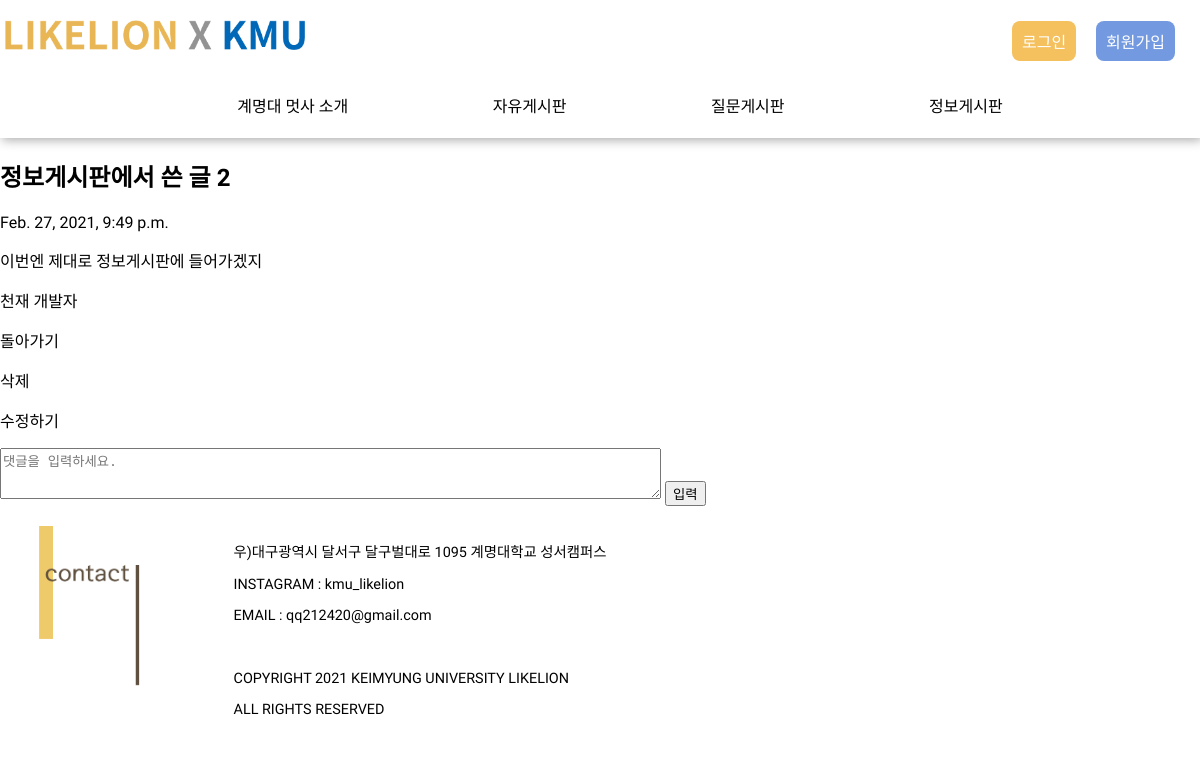
Page /info/1 on the earlier database version.
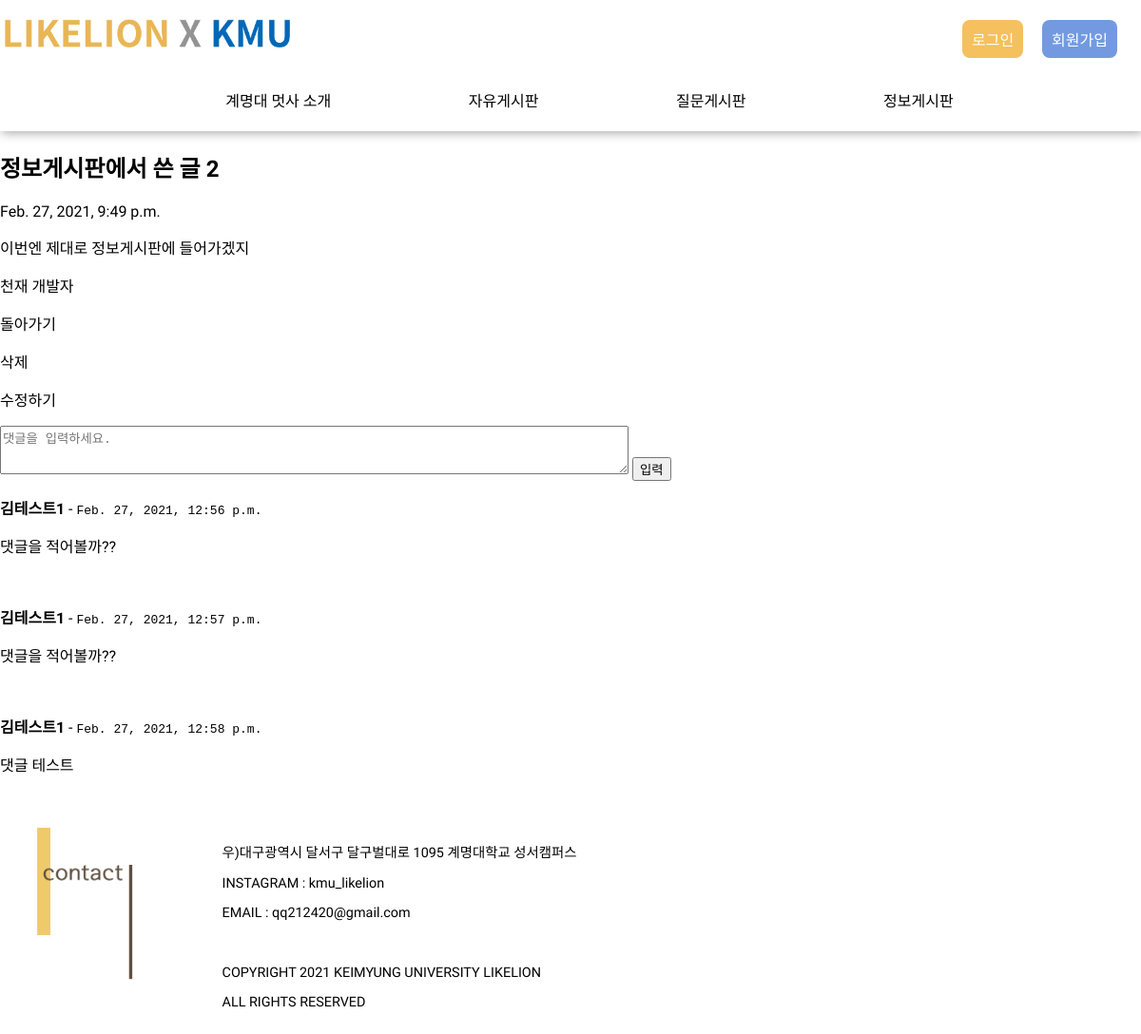
Same page on the later database version.
### crud/models.py (models this page shows, shortened)
class Info(models.Model):
    title = models.CharField(max_length=200)
    name = models.CharField(max_length=50 , null=True )
    pub_date = models.DateTimeField('date published')
    body = models.TextField()

class InfoComment(models.Model):
    info_id = models.ForeignKey(Info, related_name="info", on_delete=models.CASCADE, db_column="info_id")
    name = models.CharField(max_length=50)
    pub_date = models.DateTimeField('date published')
    body = models.TextField(null=False, blank=False)

### crud/views.py (the view)
# urls.py: path('info/<int:info_id>', views.infoDetail, name="infoDetail"),
def infoDetail(request, info_id):
    info_detail = get_object_or_404(Info, pk=info_id)
    try:
        comments = InfoComment.objects.filter(info_id=info_id)
        try:
            comments = comments.objects.all()
        except AttributeError: # 댓글이 하나밖에 없을때 예외 처리
            pass
    except InfoComment.DoesNotExist: # 댓글이 존재하지 않을때 예외 처리
        comments = None
    content = {
        'info' : info_detail,
        'comments' : comments,
    }
    return render(request, 'infoDetail.html' , content)

### crud/templates/infoDetail.html (shortened to what this page needs)
{% extends 'base.html' %}
{% load static %}
{% block content %}
    <div class="containter">
        <h2>{{ info.title }}</h2>
        <p>{{ info.pub_date }}</p>
        <p>{{ info.body }}</p>
        <p>{{ info.name }}</p>
        <a href="{% url 'infoList' %}">돌아가기</a>
        <div class="freeDelete">
            <p><a href = "{% url 'infoDelete' info.id %}">삭제</a></p>
        </div>
        <div class="freeEdit">
            <p><a href = "{% url 'infoEdit' info.id %}">수정하기</a></p>
        </div>
    </div>
    <div class="container">
        <form method="POST" action="{% url 'infoComment' %}">
            <textarea name="body" placeholder="댓글을 입력하세요." rows="3" cols="80"></textarea>
            <input type="submit" value="입력">
        </form>
        {% for comment in comments %}
            <p><b>{{ comment.name }}</b> - <tt>{{ comment.pub_date }}</tt></p>
            <p>{{ comment.body }}</p><br>
        {% endfor %}
    </div>
{% endblock %}

### LL_community/templates/base.html (shortened to what this page needs)
{% load static %}
<!DOCTYPE html>
<html lang="en">
<head>
    <link rel="stylesheet" href="{% static 'css/base.css' %}">
</head>
<body>
    <div class="allNav">
        <header>
            <div class="topHeader">
                <a href="{% url 'index' %}"><img src="{% static 'img/LLlogo.png' %}" style="width: 300px;"
                        id="logo"></a>
                <ul>
                    {% if request.session.name %}
                    <li id="login"><a href="{% url 'login:logout' %}">로그아웃</a></li>
                    {% else %}
                    <li id="login"><a href="{% url 'login:login' %}">로그인</a></li>
                    <li id="signup"><a href="{% url 'login:signup' %}">회원가입</a></li>
                    {% endif %}
                </ul>
            </div>
        </header>
        <nav>
            <div class="bottomHeader">
                <ul>
                    <li><a href="http://kelmyung.likelion.org/">계명대 멋사 소개</a></li>
                    <li><a href="{% url 'free' %}">자유게시판</a></li>
                    <li><a href="{% url 'qnaList' %}">질문게시판</a></li>
                    <li><a href="{% url 'infoList' %}">정보게시판</a></li>
                </ul>
            </div>
        </nav>
    </div>
    <main>
        {% block content %}
        {% endblock %}
    </main>
    <footer style="margin-top: 20px;">
        <div class = "lastPageWrap" style="    position: relative;">
            <div class ="lastPage"
                style="margin: 0;
                vertical-align: middle;">
                <img src="{% static 'img/4.png' %}" style=" position: absolute; width: 70%; display: block;" alt="" loading="lazy">
            </div>
            <div class ="lastSentence"
                style="text-align: left;
                position: absolute;
                left: 35vw;
                transform:translate( -50%, 0%);
                font-size: 1.2vmax;
                @media screen and (max-width:700px) {
                    .lastSentence{
                    text-align: left;
                    position: absolute;
                    left: 40vw;
                    transform:translate( -50%, 60%);
                    font-size: 1.2vmax;
                }
            }">
                <p>
                    우)대구광역시 달서구 달구벌대로 1095 계명대학교 성서캠퍼스
                </p>
                <p>
                    INSTAGRAM : kmu_likelion
                </p>
                <p>
                    EMAIL : qq212420@gmail.com
                </p>
                <br>
                <p>
                    COPYRIGHT 2021 KEIMYUNG UNIVERSITY LIKELION
                </p>
                <p>
                    ALL RIGHTS RESERVED
                </p>
            </div>
        </div>
    </footer>
</body>
</html>

### crud/static/css/base.css (style rules this page uses)
body { margin:0px; font-family: 'Nanum Gothic', sans-serif; text-decoration: none; color : black; }
a { text-decoration: none; color : black; }
li { list-style: none; }
#logo { margin-top: 15px; }
.topHeader { display: flex; flex-direction: row; justify-content: space-between; }
.topHeader ul { display: flex; flex-direction: row; }
.topHeader li { margin-right: 20px; padding: 8px; border-radius: 8px; }
.topHeader li a { color:white; }
#login { background-color: rgb(245, 192, 94); padding-left: 10px; padding-right: 10px; }
#signup { background-color: rgb(115, 154, 224); padding-left: 10px; padding-right: 10px; }
.bottomHeader ul { margin-left: 10vw; margin-right: 10vw; display: flex; flex-direction: row; justify-content: space-around; }
.bottomHeader li a { font-weight: 400; }
.allNav { padding: 5px; z-index: 999; margin-bottom: 10px; box-shadow: 2px 2px 10px rgba(32, 32, 32, 0.384); }
:root { --button-color: orange; --button-bg-color: white; --button-hover-bg-color: gray; }
.lastPageWrap { position: relative; }
.lastPage { margin: 0; width: 70%; vertical-align: middle; position: absolute; }
.lastSentence { text-align: left; position: absolute; left: 35vw; transform:translate( -50%, 60%); font-size: 1.2vmax; }

Differences in the rows shown:
added InfoComment: name "김테스트1", pub_date "Feb. 27, 2021, 12:56 p.m.", body "댓글을 적어볼까??"
added InfoComment: name "김테스트1", pub_date "Feb. 27, 2021, 12:57 p.m.", body "댓글을 적어볼까??"
added InfoComment: name "김테스트1", pub_date "Feb. 27, 2021, 12:58 p.m.", body "댓글 테스트"
